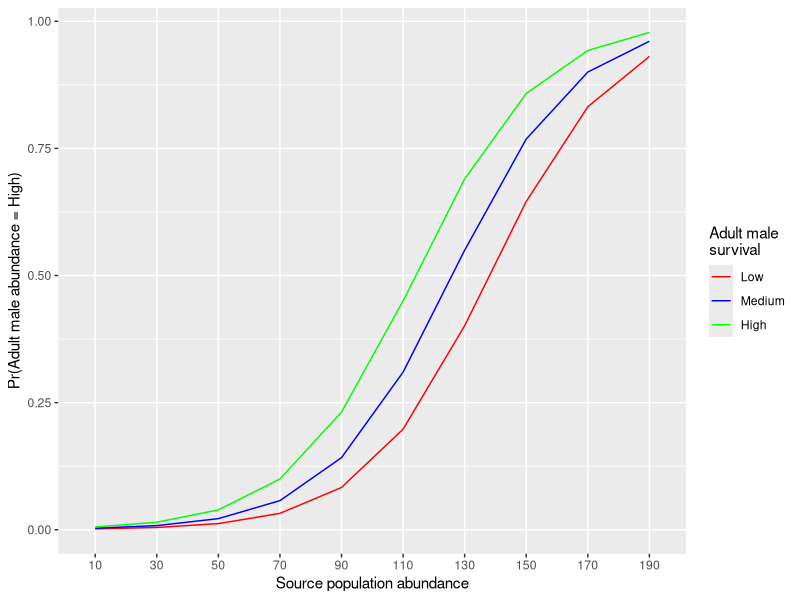
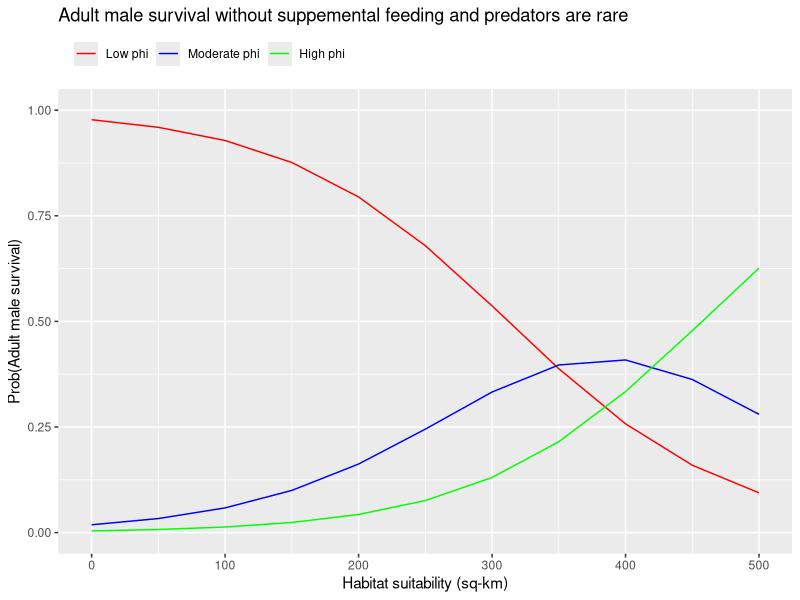
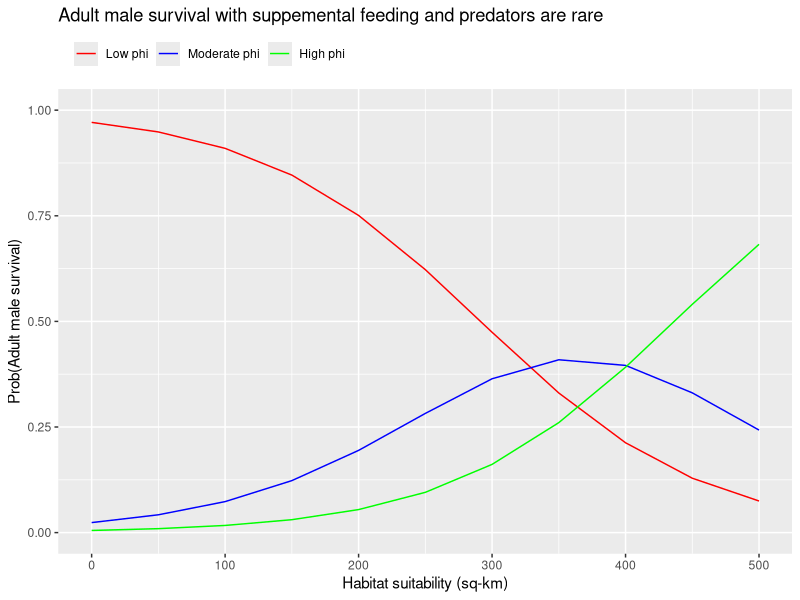
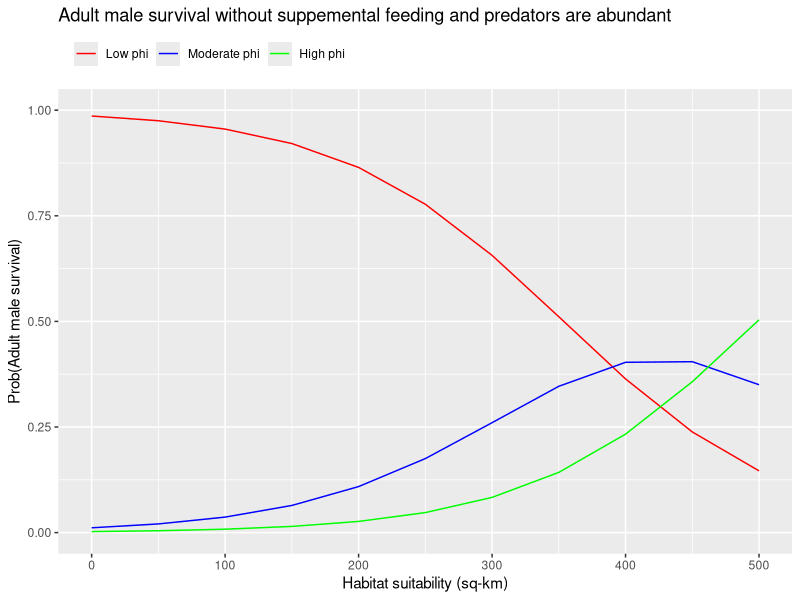
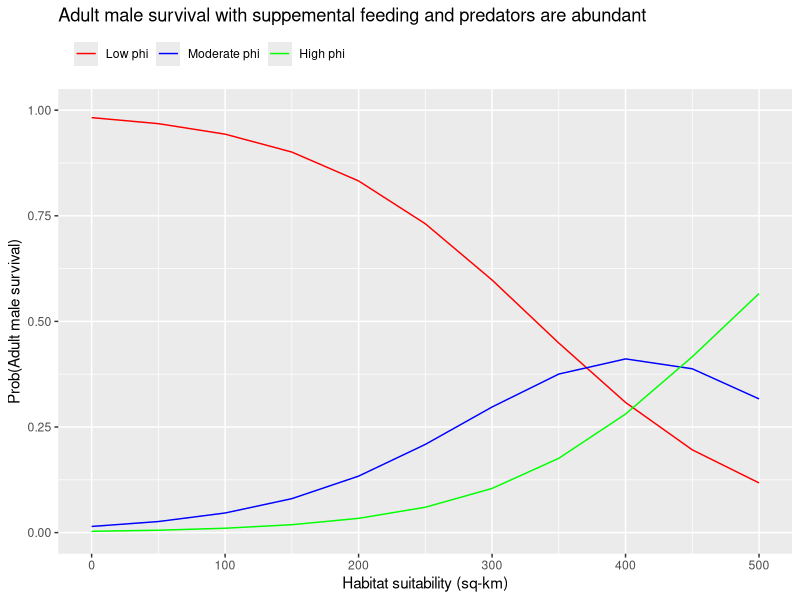

Reproduce these figures in R, in order. (Note: this script raises an error after producing the figures.)
  #'  ---------------------------------
  #'  Making up stuff for caribou BBN
  #'  April 2025
  #'  Bassing
  #'  ---------------------------------

  #'  Load packages
  library(tidyverse)
  library(purrr)
  library(ggplot2)
  
  #'  Define levels for source pop N and AM phi
  abund.sourcePop <- seq(10, 200, by = 20)
  survival.AM <- c(1, 2, 3)
  #'  Create data frame containing full cross of all parent node levels
  df <- expand.grid(source.N = abund.sourcePop, survival.M = survival.AM) %>%
    tidyr::expand(source.N, survival.M) %>%
    mutate(source.N = factor(source.N),
           survival.M = factor(survival.M))
  
  #'  Define coefficients
  alpha <- -8
  beta.source <- 1 
  beta.am.phi <- 0.6
  (df$y <- 1 / (1 + exp(-(alpha + beta.source*as.numeric(df$source.N) + beta.am.phi*as.numeric(df$survival.M)))))
  
  #'  Plot 
  ggplot(data = df, aes(x = source.N, y = y, group = survival.M)) + 
    geom_line(aes(color = survival.M)) +
    xlab("Source population abundance")+
    ylab("Pr(Adult male abundance = High)")+
    guides(color = guide_legend(title = "Adult male \nsurvival"))+
    scale_color_manual(values = c("red", "blue", "green"),
                       labels = c('Low', 'Medium', 'High'))
  
  #'  ------------------------------------------------
  ####  Conditional Probability Tables for each node  ####
  #'  ------------------------------------------------
  
  #'  -------------------------
  #####  Habitat_availability  #####
  #'  -------------------------
  #'  Predict probability of available habitat across range of binned areas based
  #'  on different levels of expected climate change scenarios
  
  #'  ----------------------
  #####  Abundance_altPrey  #####
  #'  ----------------------
  #'  Predict probability of low, medium, or high abundances of alternative prey
  #'  sources (e.g., deer, elk, moose) under varying levels of habitat availability
  
  #'  ------------------------
  #####  Abundance_predators  #####
  #'  ------------------------
  #'  Predict probability of low, medium, or high abundances of predators (e.g., wolf, 
  #'  mountain lion, bear) based on whether alternative prey populations are rare (0) 
  #'  or abundant (1) and whether predator control does not (0) or does (1) occur
  
  
  #'  ------------------------
  #####  Survival_adultMales  #####
  #'  ------------------------
  #'  Predict probability of male survival being low, medium, or high under 
  #'  different levels of predator abundance (low or high) and whether supplemental 
  #'  feeding occurs (yes or no) over a range of available suitable habitat
  AM_survival <- function(N.pred, Feeding, pred.level, feed.level) {   
    #'  Habitat availability (amount of suitable habitat in sq-km)
    habitat.avail <- seq(0, 500, by = 50)
    #'  Center and scale habitat.avail so values don't range too widely
    habitat.availz <- scale(habitat.avail)
    #'  Holding Abundance_predators at a fixed level 
    N.predator <- N.pred
    #'  Holding Supplemental feeding at a fixed level
    Supp.feeding <- Feeding
    
    #'  Define intercept and slope coefficients 
    #'  H: Availability of suitable habitat most important, predators second most,
    #'  supplemental feeding doesn't really matter for adult male survival
    alpha <- c(0.25, 2) # Intercepts for low and low/moderate survival categories
    beta1 <- -2 # Slope coefficient for habitat availability  
    beta2 <- 0.5 # Slope coefficient for predator abundance
    beta3 <- -0.25 # Slope coefficient for supplemental feeding
    
    #'  Calculate probability of adult male survival being low, moderate, or high 
    #'  given varying amounts of available habitat, levels of predator abundance, 
    #'  and whether supplemental feeding occurs
    (p.AMphiLo <- 1/(1 + exp(-(alpha[1] + beta1*habitat.availz + beta2*N.predator + beta3*Supp.feeding))))
    #'  Probability of being in low or moderate survival category given all of the above
    (p.AMphiLoMod <- 1/(1 + exp(-(alpha[2] + beta1*habitat.availz + beta2*N.predator + beta3*Supp.feeding))))
    #'  Probability of being in moderate survival category given all of the above
    (p.AMphiMod <- p.AMphiLoMod - p.AMphiLo)
    #'  Probability of being in high survival category given all of the above
    (p.AMphiHi <- 1 - (p.AMphiLoMod))
    
    #'  Create data frame with probabilities of adult male survival being low, medium, or high
    (p.AMphi <- cbind(p.AMphiLo, p.AMphiMod, p.AMphiHi))
    #'  Add habitat availability covariate data to data frame  
    df <- data.frame(habitat.avail = habitat.avail, pred = pred.level, food = feed.level, 
                     p1 = p.AMphiLo, p2 = p.AMphiMod, p3 = p.AMphiHi) 
    #'  Reformat data frame for easier plotting
    df_plot <- df %>% dplyr::select(-c(pred, food)) %>%
      pivot_longer(cols = c('p1','p2', 'p3'), names_to = "p", values_to = "prob")
    #'  Plot probability of adult male survival being low, medium, or high, given
    #'  habitat availability, predator abundance, and supplemental feeding
    prediction_plot <- ggplot(df_plot, aes(x = habitat.avail, y = prob)) + 
      ylim(0, 1)+
      geom_line(aes(color = p)) +
      xlab("Habitat suitability (sq-km)")+
      ylab("Prob(Adult male survival)")+
      ggtitle(paste("Adult male survival", feed.level, "suppemental feeding and predators are", pred.level)) +
      theme(
        legend.position = "top",
        legend.justification = c("left"),
        legend.box.just = "right",
        legend.margin = margin(6, 6, 6, 6)) +
      scale_color_manual(name = '', labels = c('Low phi', 'Moderate phi', 'High phi'),
                         values = c('red', 'blue', 'green'))
    
    #'  Plot relationship
    plot(prediction_plot)
    #'  Return predictions
    return(df)
    
  }
  #'  Calculate probability of adult male survival being low, moderate, or high given 
  #'  predators are rare (1) or abundant (2) and feeding does not (0) or does (1) occur
  p.AMphi.predLo.noFeed <- AM_survival(N.pred = 1, Feeding = 0, pred.level = "rare", feed.level = "without")
  p.AMphi.predLo.wFeed <- AM_survival(N.pred = 1, Feeding = 1, pred.level = "rare", feed.level = "with")
  p.AMphi.predHi.noFeed <- AM_survival(N.pred = 2, Feeding = 0, pred.level = "abundant", feed.level = "without")
  p.AMphi.predHi.wFeed <- AM_survival(N.pred = 2, Feeding = 1, pred.level = "abundant", feed.level = "with")
  p.AMphi <- bind_rows(p.AMphi.predLo.noFeed, p.AMphi.predLo.wFeed, p.AMphi.predHi.noFeed, p.AMphi.predHi.wFeed) %>%
    mutate(pred = ifelse(pred == "rare", "Low", pred),
           pred = ifelse(pred == "abundant", "High", pred),
           pred = factor(pred, levels = c("Low", "High")),
           food = ifelse(food == "without", "No", food),
           food = ifelse(food == "with", "Yes", food),
           food = factor(food, levels = c("No", "Yes"))) %>%
    arrange(habitat.avail, pred, food) 
  names(p.AMphi) <- c("Habitat_availability", "Aubdance_predators", "Supplemental_feeding", "Low", "Medium", "High")
  head(p.AMphi)
  write_csv(p.AMphi, "./Conditional_Probability_Tables/CPT_Survival_adultMales.csv")
  
  #'  --------------------------
  #####  Survival_adultFemales  #####
  #'  --------------------------
  #'  Predict probability of female survival being low, medium, or high under 
  #'  different levels of predator abundance (low or high) and whether supplemental 
  #'  feeding occurs (yes or no) over a range of available suitable habitat
  AF_survival <- function(N.pred, Feeding, pred.level, feed.level) {   
    #'  Habitat availability (amount of suitable habitat in sq-km)
    habitat.avail <- seq(0, 500, by = 50)
    #'  Center and scale habitat.avail so values don't range too widely
    habitat.availz <- scale(habitat.avail)
    #'  Holding Abundance_predators at a fixed level 
    N.predator <- N.pred
    #'  Holding Supplemental feeding at a fixed level
    Supp.feeding <- Feeding
    
    #'  Define intercept and slope coefficients 
    #'  H: Availability of suitable habitat most important, predators second most,
    #'  supplemental feeding third most for adult female survival
    alpha <- c(0.3, 3) # Intercepts for low and low/moderate survival categories
    beta1 <- -2.25 # Slope coefficient for habitat availability  
    beta2 <- 0.85 # Slope coefficient for predator abundance
    beta3 <- -0.75 # Slope coefficient for supplemental feeding
    
    #'  Calculate probability of adult female survival being low, moderate, or high 
    #'  given varying amounts of available habitat, levels of predator abundance, 
    #'  and whether supplemental feeding occurs
    (p.AFphiLo <- 1/(1 + exp(-(alpha[1] + beta1*habitat.availz + beta2*N.predator + beta3*Supp.feeding))))
    #'  Probability of being in low or moderate survival category given all of the above
    (p.AFphiLoMod <- 1/(1 + exp(-(alpha[2] + beta1*habitat.availz + beta2*N.predator + beta3*Supp.feeding))))
    #'  Probability of being in moderate survival category given all of the above
    (p.AFphiMod <- p.AFphiLoMod - p.AFphiLo)
    #'  Probability of being in high survival category given all of the above
    (p.AFphiHi <- 1 - (p.AFphiLoMod))
    
    #'  Create data frame with probabilities of adult female survival being low, medium, or high
    (p.AFphi <- cbind(p.AFphiLo, p.AFphiMod, p.AFphiHi))
    #'  Add habitat availability covariate data to data frame  
    df <- data.frame(habitat.avail = habitat.avail, pred = pred.level, food = feed.level, 
                     p1 = p.AFphiLo, p2 = p.AFphiMod, p3 = p.AFphiHi) 
    #'  Reformat data frame for easier plotting
    df_plot <- df %>% dplyr::select(-c(pred, food)) %>%
      pivot_longer(cols = c('p1','p2', 'p3'), names_to = "p", values_to = "prob")
    #'  Plot probability of adult female survival being low, medium, or high, given
    #'  habitat availability, predator abundance, and supplemental feeding
    prediction_plot <- ggplot(df_plot, aes(x = habitat.avail, y = prob)) + 
      ylim(0, 1)+
      geom_line(aes(color = p)) +
      xlab("Habitat suitability (sq-km)")+
      ylab("Prob(Adult female survival)")+
      ggtitle(paste("Adult female survival", feed.level, "suppemental feeding and predators are", pred.level)) +
      theme(
        legend.position = "top",
        legend.justification = c("left"),
        legend.box.just = "right",
        legend.margin = margin(6, 6, 6, 6)) +
      scale_color_manual(name = '', labels = c('Low phi', 'Moderate phi', 'High phi'),
                         values = c('red', 'blue', 'green'))
    
    #'  Plot relationship
    plot(prediction_plot)
    #'  Return predictions
    return(df)
    
  }
  #'  Calculate probability of adult female survival being low, medium, or high given 
  #'  predators are rare (1) or abundant (2) and feeding does not (0) or does (1) occur
  p.AFphi.predLo.noFeed <- AF_survival(N.pred = 1, Feeding = 0, pred.level = "rare", feed.level = "without")
  p.AFphi.predLo.wFeed <- AF_survival(N.pred = 1, Feeding = 1, pred.level = "rare", feed.level = "with")
  p.AFphi.predHi.noFeed <- AF_survival(N.pred = 2, Feeding = 0, pred.level = "abundant", feed.level = "without")
  p.AFphi.predHi.wFeed <- AF_survival(N.pred = 2, Feeding = 1, pred.level = "abundant", feed.level = "with")
  p.AFphi <- bind_rows(p.AFphi.predLo.noFeed, p.AFphi.predLo.wFeed, p.AFphi.predHi.noFeed, p.AFphi.predHi.wFeed) %>%
    mutate(pred = ifelse(pred == "rare", "Low", pred),
           pred = ifelse(pred == "abundant", "High", pred),
           pred = factor(pred, levels = c("Low", "High")),
           food = ifelse(food == "without", "No", food),
           food = ifelse(food == "with", "Yes", food),
           food = factor(food, levels = c("No", "Yes"))) %>%
    arrange(habitat.avail, pred, food) 
  names(p.AFphi) <- c("Habitat_availability", "Aubdance_predators", "Supplemental_feeding", "Low", "Medium", "High")
  head(p.AFphi)
  write_csv(p.AFphi, "./Conditional_Probability_Tables/CPT_Survival_adultFemales.csv")
  
  #'  ---------------------------
  #####  Fecundity_adultFemales  #####
  #'  ---------------------------
  #'  Predict probability of female fecundity being low, medium, or high depending 
  #'  on whether supplemental feeding occurs (yes or no) over a range of available 
  #'  suitable habitat
  AF_fecundity <- function(Feeding, feed.level) {   
    #'  Habitat availability (amount of suitable habitat in sq-km)
    habitat.avail <- seq(0, 500, by = 50)
    #'  Center and scale habitat.avail so values don't range too widely
    habitat.availz <- scale(habitat.avail)
    #'  Holding Supplemental feeding at a fixed level
    Supp.feeding <- Feeding
    
    #'  Define intercept and slope coefficients 
    #'  H: Availability of suitable habitat most important but supplemental feeding 
    #'  increases fecundity
    alpha <- c(0.25, 3) # Intercepts for low and low/moderate fecundity categories
    beta1 <- -3 # Slope coefficient for habitat availability  
    beta2 <- -1.5 # Slope coefficient for supplemental feeding
    
    #'  Calculate probability of adult female fecundity being low, moderate, or high 
    #'  given varying amounts of available habitat and whether supplemental feeding occurs
    (p.AFfecLo <- 1/(1 + exp(-(alpha[1] + beta1*habitat.availz + beta2*Supp.feeding))))
    #'  Probability of being in low or moderate survival category given all of the above
    (p.AFfecLoMod <- 1/(1 + exp(-(alpha[2] + beta1*habitat.availz + beta2*Supp.feeding))))
    #'  Probability of being in moderate survival category given all of the above
    (p.AFfecMod <- p.AFfecLoMod - p.AFfecLo)
    #'  Probability of being in high survival category given all of the above
    (p.AFfecHi <- 1 - (p.AFfecLoMod))
    
    #'  Create data frame with probabilities of adult female fecundity being low, medium, or high
    (p.AFfec <- cbind(p.AFfecLo, p.AFfecMod, p.AFfecHi))
    #'  Add habitat availability covariate data to data frame  
    df <- data.frame(habitat.avail = habitat.avail, food = feed.level, p1 = p.AFfecLo, 
                     p2 = p.AFfecMod, p3 = p.AFfecHi) 
    #'  Reformat data frame for easier plotting
    df_plot <- df %>% dplyr::select(-food) %>%
      pivot_longer(cols = c('p1','p2', 'p3'), names_to = "p", values_to = "prob")
    #'  Plot probability of adult female fecundity being low, medium, or high, 
    #'  given habitat availability and supplemental feeding
    prediction_plot <- ggplot(df_plot, aes(x = habitat.avail, y = prob)) + 
      ylim(0, 1)+
      geom_line(aes(color = p)) +
      xlab("Habitat suitability (sq-km)")+
      ylab("Prob(Adult female fecundity)")+
      ggtitle(paste("Adult female fecundity", feed.level, "suppemental feeding")) +
      theme(
        legend.position = "top",
        legend.justification = c("left"),
        legend.box.just = "right",
        legend.margin = margin(6, 6, 6, 6)) +
      scale_color_manual(name = '', labels = c('Low fecundity', 'Moderate fecundity', 'High fecundity'),
                         values = c('red', 'blue', 'green'))
    
    #'  Plot relationship
    plot(prediction_plot)
    #'  Return predictions
    return(df)
    
  }
  #'  Calculate probability of adult female fecundity being low, medium, or high given 
  #'  supplemental feeding does not (0) or does (1) occur
  p.AFfec.noFeed <- AF_fecundity(Feeding = 0, feed.level = "without")
  p.AFfec.wFeed <- AF_fecundity(Feeding = 1, feed.level = "with")
  p.AFfec <- bind_rows(p.AFfec.noFeed, p.AFfec.wFeed) %>%
    mutate(food = ifelse(food == "without", "No", food),
           food = ifelse(food == "with", "Yes", food),
           food = factor(food, levels = c("No", "Yes"))) %>%
    arrange(habitat.avail, food) 
  names(p.AFfec) <- c("Habitat_availability", "Supplemental_feeding", "Low", "Medium", "High")
  head(p.AFfec)
  write_csv(p.AFfec, "./Conditional_Probability_Tables/CPT_Fecundity_adultFemales.csv")
  
  #'  ------------------
  #####  Survival_calf  #####
  #'  ------------------
  #'  Predict probability of calf survival being low, medium, or high depending on 
  #'  different levels of female fecundity (low, medium, high), predator abundance 
  #'  (low or high), and whether maternal penning occurs (yes or no)
  YoY_survival <- function(N.pred, Feeding, pen.level, pred.level) {   
    #'  Adult female fecundity (low, medium, or high fecundity)
    AF.fecundity <- c(1, 2, 3)
    #'  Holding Abundance_predators at a fixed level 
    N.predator <- N.pred
    #'  Holding Supplemental feeding at a fixed level
    Supp.feeding <- Feeding
    
    #'  Define intercept and slope coefficients 
    #'  H: Adult female fecundity most important, closely followed by predator
    #'  abundance, but maternal penning can greatly offset the effects of predators
    alpha <- c(4, 8) # Intercepts for low and low/moderate fecundity categories
    beta1 <- -3 # Slope coefficient for adult female fecundity 
    beta2 <- 2 # Slope coefficient for predator abundance
    beta3 <- -1.5 # Slope coefficient for maternal penning
    
    #'  Calculate probability of calf survival being low, moderate, or high given 
    #'  different levels of adult female fecundity, predator abundance, and whether 
    #'  maternal penning occurs
    (p.YoYphiLo <- 1/(1 + exp(-(alpha[1] + beta1*AF.fecundity + beta2*N.predator + beta3*Supp.feeding))))
    #'  Probability of being in low or moderate survival category given all of the above
    (p.YoYphiLoMod <- 1/(1 + exp(-(alpha[2] + beta1*AF.fecundity + beta2*N.predator + beta3*Supp.feeding))))
    #'  Probability of being in moderate survival category given all of the above
    (p.YoYphiMod <- p.YoYphiLoMod - p.YoYphiLo)
    #'  Probability of being in high survival category given all of the above
    (p.YoYphiHi <- 1 - (p.YoYphiLoMod))
    
    #'  Create data frame with probabilities of calf survival being low, medium, or high
    (p.YoYphi <- cbind(p.YoYphiLo, p.YoYphiMod, p.YoYphiHi))
    #'  Add covariate data to data frame  
    df <- data.frame(AF.fecundity = AF.fecundity, pred = pred.level, pens = pen.level, 
                     p1 = p.YoYphiLo, p2 = p.YoYphiMod, p3 = p.YoYphiHi) %>%
      mutate(AF.fecundity = ifelse(AF.fecundity == 1, "Low", AF.fecundity),
             AF.fecundity = ifelse(AF.fecundity == 2, "Medium", AF.fecundity),
             AF.fecundity = ifelse(AF.fecundity == 3, "High", AF.fecundity),
             AF.fecundity = factor(AF.fecundity, levels = c("Low", "Medium", "High")))
    #'  Reformat data frame for easier plotting
    df_plot <- df %>% dplyr::select(-c(pred, pens)) %>%
      pivot_longer(cols = c('p1','p2', 'p3'), names_to = "p", values_to = "prob")
    #'  Plot probability of calf survival being low, medium, or high, given adult
    #'  female fecundity, predator abundance, and use of maternal penning
    prediction_plot <- ggplot(df_plot, aes(x = AF.fecundity, y = prob)) + 
      ylim(0, 1)+
      geom_point(aes(color = p)) +
      xlab("Adult female fecundity")+
      ylab("Prob(Calf survival)")+
      ggtitle(paste("Calf survival", pen.level, "maternal penning and predators are", pred.level)) +
      theme(
        legend.position = "top",
        legend.justification = c("left"),
        legend.box.just = "right",
        legend.margin = margin(6, 6, 6, 6)) +
      scale_color_manual(name = '', labels = c('Low phi', 'Moderate phi', 'High phi'),
                         values = c('red', 'blue', 'green'))
    
    #'  Plot relationship
    plot(prediction_plot)
    #'  Return predictions
    return(df)
    
  }
  #'  Calculate probability of adult female fecundity being low, medium, or high given 
  #'  supplemental feeding does not (0) or does (1) occur
  p.YoYphi.predLo.noPen <- YoY_survival(N.pred = 0, Feeding = 0, pen.level = "without", pred.level = "rare")
  p.YoYphi.predLo.wPen <- YoY_survival(N.pred = 0, Feeding = 1, pen.level = "with", pred.level = "rare")
  p.YoYphi.predHi.noPen <- YoY_survival(N.pred = 1, Feeding = 0, pen.level = "without", pred.level = "abundant")
  p.YoYphi.predHi.wPen <- YoY_survival(N.pred = 1, Feeding = 1, pen.level = "with", pred.level = "abundant")
  p.YoYphi <- bind_rows(p.YoYphi.predLo.noPen, p.YoYphi.predLo.wPen, p.YoYphi.predHi.noPen, p.YoYphi.predHi.wPen) %>%
    mutate(pred = ifelse(pred == "rare", "Low", pred),
           pred = ifelse(pred == "abundant", "High", pred),
           pred = factor(pred, levels = c("Low", "High")),
           pens = ifelse(pens == "without", "No", pens),
           pens = ifelse(pens == "with", "Yes", pens),
           pens = factor(pens, levels = c("No", "Yes"))) %>%
    arrange(AF.fecundity, pred, pens) 
  names(p.YoYphi) <- c("Fecundity_adultFemale", "Abundance_predators", "Maternal_penning", "Low", "Medium", "High")
  head(p.YoYphi)
  write_csv(p.YoYphi, "./Conditional_Probability_Tables/CPT_Survival_calf.csv")
  
  #'  -------------------------
  #####  Abundance_adultMales  #####
  #'  -------------------------
  #'  Predict probability of male abundance being low vs high under different 
  #'  levels of adult male survival (low, moderate, high) and the size of the 
  #'  source population (and thus individuals available for augmentation)
  AM_abundance <- function(AM.phi, phi.level) {  #SourceN, a, b1, b2, 
    #'  Holding AM.survival at a fixed value (level of male survival)
    AM.survival <- AM.phi 
    #'  Population size of source population
    N.sourcePop <- seq(10, 200, by = 20)
    #'  Center and scale N.sourcePop so values don't range too widely
    N.sourcePopz <- scale(N.sourcePop)
    
    #'  Define intercept and slope coefficients (that creates hypothesized shape
    #'  of each probability curve --- H: males don't contribute much even if survival is high)
    alpha <- 3 # Intercept for low abundance category
    beta1 <- -1#-2 # Slope coefficient for abundance of source population   
    beta2 <- -0.65#-1 # Slope coefficient for adult male survival
    
    #'  Calculate probability of adult male abundance being low vs high given 
    #'  varying sizes of the source population and levels of adult male survival
    (p.AMnLo <- 1/(1+exp(-(alpha + beta1*N.sourcePopz + beta2*AM.survival))))
    #'  Probability of adult male abundance being high given low male survival over 
    #'  a range of population sizes of the source population
    p.AMnHi <- 1 - p.AMnLo
    
    #'  Create data frame with probabilities of adult male abundance being low vs high
    (p.AMn <- cbind(p.AMnLo, p.AMnHi))
    #'  Add source population covariate data to data frame and 
    df <- data.frame(N.sourcePop = N.sourcePop, phi = phi.level, p1 = p.AMnLo, p2 = p.AMnHi) 
    #'  Reformat data frame for easier plotting
    df_plot <- df %>% dplyr::select(-phi) %>%
      pivot_longer(cols = c('p1','p2'), names_to = "p", values_to = "prob")
    #'  Plot probability of adult male population being low or high, given adult
    #'  male survival is low, moderate, or high, across a range of source population sizes
    prediction_plot <- ggplot(df_plot, aes(x = N.sourcePop, y = prob)) + 
      ylim(0, 1)+
      geom_line(aes(color = p)) +
      xlab("Source population size")+
      ylab("Prob(Adult male N)")+
      ggtitle(paste("Adult male abundance when survival is", phi.level)) +
      theme(
        legend.position = "top",
        legend.justification = c("left"),
        legend.box.just = "right",
        legend.margin = margin(6, 6, 6, 6)) +
      scale_color_manual(name = '', labels = c('Low N', 'High N'),
                         values = c('red', 'blue', 'green'))
    
    #'  Plot relationship
    plot(prediction_plot)
    #'  Return predictions
    return(df)
    
  }
  #'  Calculate probability of adult male abundance being low or high given 
  #'  adult male survival is low (1), moderate (2), or high (3)
  p.AMn.phiLo <- AM_abundance(AM.phi = 1, phi.level = "low") #SourceN = seq(10, 200, by = 20), a = 2, b1 = -2, b2 = -1, 
  p.AMn.phiMod <- AM_abundance(AM.phi = 2, phi.level = "moderate")
  p.AMn.phiHi <- AM_abundance(AM.phi = 3, phi.level = "high")
  p.AMn <- bind_rows(p.AMn.phiLo, p.AMn.phiMod, p.AMn.phiHi) %>%
    mutate(phi = ifelse(phi == "low", "Low", phi),
           phi = ifelse(phi == "moderate", "Medium", phi),
           phi = ifelse(phi == "high", "High", phi),
           phi = factor(phi, levels = c("Low", "Medium", "High"))) %>%
    arrange(N.sourcePop, phi) 
  names(p.AMn) <- c("Abundance_sourcePop", "Survival_adultMale", "Low", "High")
  head(p.AMn)
  write_csv(p.AMn, "./Conditional_Probability_Tables/CPT_Abundance_adultMales.csv")
  
  #'  ---------------------------
  #####  Abundance_adultFemales  #####
  #'  ---------------------------
  #'  Predict probability of female abundance being low vs high under different 
  #'  levels of adult female survival (low, moderate, high) and the size of the 
  #'  source population (and thus individuals available for augmentation)
  AF_abundance <- function(AF.phi, phi.level) {  
    #'  Holding AF.survival at a fixed value (level of female survival)
    AF.survival <- AF.phi 
    #'  Population size of source population
    N.sourcePop <- seq(10, 200, by = 20)
    #'  Center and scale N.sourcePop so values don't range too widely
    N.sourcePopz <- scale(N.sourcePop)
    
    #'  Define intercept and slope coefficients 
    #'  H: AF survival matters a lot where low phi == low N
    alpha <- 5 #4 # Intercept for low abundance category
    beta1 <- -1 #-0.70 # Slope coefficient for abundance of source population   
    beta2 <- -2#-1.75 # Slope coefficient for adult female survival
    
    #'  Calculate probability of adult female abundance being low vs high given 
    #'  varying sizes of the source population and levels of adult female survival
    (p.AFnLo <- 1/(1+exp(-(alpha + beta1*N.sourcePopz + beta2*AF.survival))))
    #'  Probability of adult female abundance being high given low female survival 
    #'  over a range of population sizes of the source population
    p.AFnHi <- 1 - p.AFnLo
    
    #'  Create data frame with probabilities of adult female abundance being low vs high
    (p.AFn <- cbind(p.AFnLo, p.AFnHi))
    #'  Add source population covariate data to data frame and 
    df <- data.frame(N.sourcePop = N.sourcePop, phi = phi.level, p1 = p.AFnLo, p2 = p.AFnHi) 
    #'  Reformat data frame for easier plotting
    df_plot <- df %>% dplyr::select(-phi) %>%
      pivot_longer(cols = c('p1','p2'), names_to = "p", values_to = "prob")
    #'  Plot probability of adult female population being low or high, given adult
    #'  female survival is low, moderate, or high, across a range of source population sizes
    prediction_plot <- ggplot(df_plot, aes(x = N.sourcePop, y = prob)) + 
      ylim(0, 1)+
      geom_line(aes(color = p)) +
      xlab("Source population size")+
      ylab("Prob(Adult female N)")+
      ggtitle(paste("Adult female abundance when survival is", phi.level)) +
      theme(
        legend.position = "top",
        legend.justification = c("left"),
        legend.box.just = "right",
        legend.margin = margin(6, 6, 6, 6)) +
      scale_color_manual(name = '', labels = c('Low N', 'High N'),
                         values = c('red', 'blue', 'green'))
    
    #'  Plot relationship
    plot(prediction_plot)
    #'  Return predictions
    return(df)
    
  }
  #'  Calculate probability of adult male abundance being low or high given 
  #'  adult male survival is low (1), moderate (2), or high (3)
  p.AFn.phiLo <- AF_abundance(AF.phi = 1, phi.level = "low") 
  p.AFn.phiMod <- AF_abundance(AF.phi = 2, phi.level = "moderate")
  p.AFn.phiHi <- AF_abundance(AF.phi = 3, phi.level = "high")
  p.AFn <- bind_rows(p.AFn.phiLo, p.AFn.phiMod, p.AFn.phiHi) %>%
    mutate(phi = ifelse(phi == "low", "Low", phi),
           phi = ifelse(phi == "moderate", "Medium", phi),
           phi = ifelse(phi == "high", "High", phi),
           phi = factor(phi, levels = c("Low", "Medium", "High"))) %>%
    arrange(N.sourcePop, phi) 
  names(p.AFn) <- c("Abundance_sourcePop", "Survival_adultFemale", "Low", "High")
  head(p.AFn)
  write_csv(p.AFn, "./Conditional_Probability_Tables/CPT_Abundance_adultFemales.csv")
  
  
  #####  Natural immigration  #####
  #####  Abundance_adults  #####
  #####  Abundance_calves  #####
  #####  Abundance_caribou  #####
  #####  Abundance_adultAugmentation  #####
  #####  Lambda  #####
  #####  ProbSuccess  #####
  #####  Utility  #####
  
  
  
  
  
  
  
  
  
  
  
  
  
  
  
  
  
  
  
